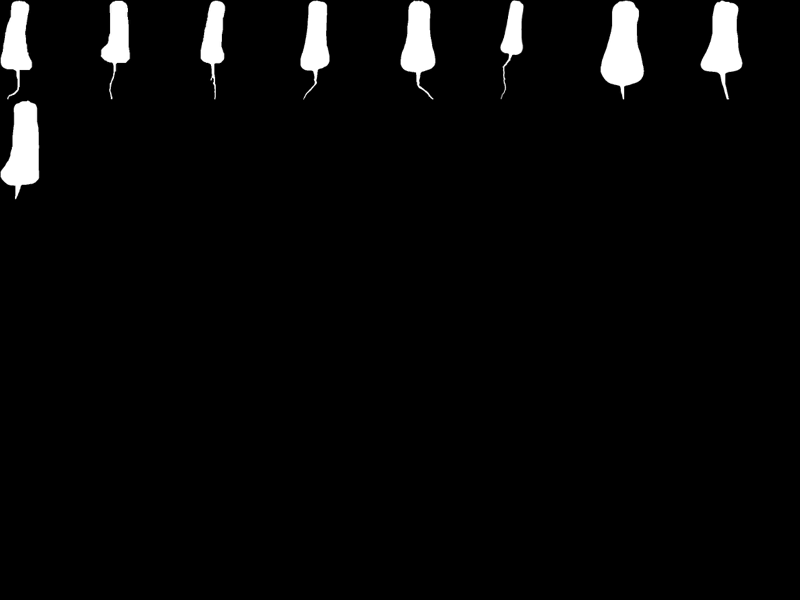
#> input picture シルエット/17ApicallyTHUM.png, 800 x 600 px
$ python -i rdlib2.py   (imports and definitions only)   (older library calls are emulated)
#> lines starting #> are read from the running program, lines starting #| are printed output that depends on the picture; after the words box and inside, x2 and y2 are one past the last pixel; in counts of white or black regions, pixels touching at a corner belong together
# 2018.12.2 refineTparaR bug fixed
# 2018.12.3 srange(n,stt,end,smin,smax) 微修正
# 2018.12.3 fitBezierCurveN.refineTparaN で設定ポイント数を均等から上端・末端付近は それぞれ n_points, 中央部も n_points 合計3＊n_ポイントとした
# 2018.12.8 getCoG の仕様変更　バウンディングボックスに加えて面積も一緒に返すように変更
# 2018.12.8 getCoGandTip のガウスぼかしのカーネルサイズの基準を画像の幅からバウンディングボックスの対角線長さと面積から見積もった幅に変更
# 2018.12.10 refineTparaN を少し修正。openmode でない時、tpara の推定値を０〜１に、openmode の時は -0.1〜1.1 に、候補に１が入っていなかったので含めるように修正
# 2019.01.04 fitBezierCurveN で経路に沿った距離を計算するコードを自作から findArcLength に置き換え

def assertglobal(params,verbose=False):
#> called with verbose = False
    global CONTOURS_APPROX, HARRIS_PARA, CONTOURS_APPROX, SHRINK, \
            HARRIS_PARA, GAUSSIAN_RATE1, GAUSSIAN_RATE2, UNIT, RPARA
    for item in params:
        if item == 'CONTOURS_APPROX':
            CONTOURS_APPROX = params[item] # 輪郭近似精度
        elif item == 'HARRIS_PARA':
            HARRIS_PARA = params[item] # ハリスコーナー検出で、コーナーとみなすコーナーらしさの指標  1.0 なら最大値のみ
        elif item == 'CONTOURS_APPROX' :
            CONTOURS_APPROX = params[item] # 輪郭近似精度
        elif item == 'SHRINK':
            SHRINK = params[item] # 0.75 # 収縮膨張で形状を整える時のパラメータ
        elif item == 'GAUSSIAN_RATE1':
            GAUSSIAN_RATE1= params[item] # 先端位置を決める際に使うガウスぼかしの程度を決める係数
        elif item == 'GAUSSIAN_RATE2':
            GAUSSIAN_RATE2 = params[item] # 仕上げに形状を整えるためのガウスぼかしの程度を決める係数
        elif item == 'UNIT':
            UNIT = params[item] # 最終的に長い方の辺をこのサイズになるよう拡大縮小する
        elif item == 'RPARA':
            RPARA = params[item]# 見込みでサーチ候補から外す割合
        if verbose:
            print(item, "=", params[item])
#> further down, picture is the input picture: shape (600, 800); min 0, max 255, mean 8.3

assertglobal(params = {
    'HARRIS_PARA':1.0, # ハリスコーナー検出で、コーナーとみなすコーナーらしさの指標  1.0 なら最大値のみ
    'CONTOURS_APPROX':0.0002, # 輪郭近似精度
    'SHRINK':0.8, # 0.75 # 収縮膨張で形状を整える時のパラメータ
    'GAUSSIAN_RATE1':0.2, # 先端位置を決める際に使うガウスぼかしの程度を決める係数
    'GAUSSIAN_RATE2':0.1, # 仕上げに形状を整えるためのガウスぼかしの程度を決める係数
    'UNIT':256, # 最終的に長い方の辺をこのサイズになるよう拡大縮小する
    'RPARA':1.0 # 見込みサーチのサーチ幅全体に対する割合 ３０なら左に３０％右に３０％の幅を初期探索範囲とする
})

#  汎用の関数

import numpy as np
import matplotlib.pyplot as plt
import cv2
from PIL import Image
import os
from skimage.morphology import skeletonize, skeletonize_3d
import matplotlib.pyplot as plt
from skimage.util import invert
from skimage import io
import skimage.data
import skimage.color
# from sympy import *
from sympy import diff,Symbol,Matrix,symbols,solve,simplify,binomial
from sympy.abc import a,b,c
# init_session()
from sympy import var

# (1)画像のリストアップ
# [43 lines left out: function listimage, not called in this run]

# (2)画像を表示

# プロット用関数
IMGON = True
# [36 lines left out: functions plotimg, pltgry, pltcol, mkparaimage, not called in this run]

# (3) mkparaimage で２枚並べた画像を表示
def imshowpara(img1,img2):
    plotimg(mkparaimage(img1,img2))

# (4) マージンをつける
def makemargin(img,mr=2):
    h,w = img.shape[:2]
    w2 = mr*w
    h2 = mr*h
    x1 = int((w2-w)/2)
    y1 = int((h2-h)/2)
    img2 = np.zeros((h2,w2),np.uint8)
    img2[y1:y1+h,x1:x1+w] = img
    return img2

# (5) 処理結果画像（fimg)に処理前画像（bimg)の輪郭を描く
# [43 lines left out: functions draw2, getDegreeOfALine, getTerminalPsOnLine, not called in this run]

# (8) ガウスぼかし、膨張収縮、輪郭近似で形状を整える関数
# 形状の細かな変化をガウスぼかし等でなくして大まかな形状にする関数
def RDreform(img,ksize=5,shrink=SHRINK,nsize=4*UNIT):

    # ガウスぼかしを適用してシルエットを滑らかにする
    img2 = cv2.GaussianBlur(img,(ksize,ksize),0) # ガウスぼかしを適用
    _ret,img2 = cv2.threshold(img2, 127, 255, cv2.THRESH_BINARY) # ２値化
    # 収縮・膨張によりヒゲ根を除去する
    area0 = np.sum(img2) # img2 の画素数*255 になるはず
    kernel = cv2.getStructuringElement(cv2.MORPH_ELLIPSE,(ksize,ksize)) # 円形カーネル
    tmpimg = cv2.erode(img2,kernel,iterations = 1) # 収縮１回目
    area1 = np.sum(tmpimg) # 収縮したので area0 より少なくなる
    n = 1
    while area1  > shrink*area0: # 面積が SHRINK倍以下になるまで繰り返す
        tmpimg = cv2.erode(tmpimg,kernel,iterations = 1)
        area1 = np.sum(tmpimg)
        n += 1
    img3 = cv2.dilate(tmpimg,kernel,iterations = n) # 同じ回数膨張させる
    # あらためて輪郭を求め直す
    # まず最大の領域を取り出す
    _lnum, labelimg, cnt, _cog =cv2.connectedComponentsWithStats(img3)
    areamax = np.argmax(cnt[1:,4])+1 # ０番を除く面積最大値のインデックス
    img3 = np.zeros_like(img3)
    img3[labelimg==areamax]=255
    _img,cnt,_hierarchy = cv2.findContours(img3, cv2.RETR_EXTERNAL, cv2.CHAIN_APPROX_NONE) #  あらためて輪郭を抽出
    outimg = np.zeros_like(img3)
    # outimg = cv2.drawContours(outimg, cnt, 0, 255, thickness=-1)
    # 近似輪郭を求めて描きなおす
    # area = cv2.contourArea(cnt[0]) # 面積
    perimeter = cv2.arcLength(cnt[0],True) # 周囲長
    epsilon = CONTOURS_APPROX*perimeter # 周囲長をもとに精度パラメータを決定
    # 概形抽出
    approx = cv2.approxPolyDP(cnt[0],epsilon,True)
    outimg = cv2.drawContours(outimg, [approx], 0, 255, thickness=-1)

    return outimg

# 重心の位置を求める
# [61 lines left out: functions getCoG, getCoGandTip, not called in this run]

# (10) 回転した上でマージンをカットした画像を返す
def roteteAndCutMargin(img,deg,c_x,c_y):
    # 非常に稀であるが、回転すると全体が描画領域外に出ることがあるので作業領域を広く確保
    # mat = cv2.getRotationMatrix2D((x0,y0), deg-90, 1.0) # アフィン変換マトリクス
    bigimg = makemargin(img,mr=10) # 作業用のマージンを確保
    h3,w3 = img.shape[:2]
    h4,w4 = bigimg.shape[:2]

    if deg != 0:
        mat = cv2.getRotationMatrix2D((c_x+(w4-w3)/2,c_y+(h4-h3)/2), deg, 1.0) # アフィン変換マトリクス
        # アフィン変換の適用
        bigimg = cv2.warpAffine(bigimg, mat, (0,0),1)

    # 再び最小矩形を求めて切り出す。ただし、マージンを５つける
    _nLabels, _labelImages, data, _center = cv2.connectedComponentsWithStats(bigimg)
    ami = np.argmax(data[1:,4])+1 # もっとも面積の大きい連結成分のラベル番号　（１のはずだが念の為）
    resultimg = bigimg[data[ami][1]-5:data[ami][1]+data[ami][3]+5,data[ami][0]-5:data[ami][0]+data[ami][2]+5]

    return resultimg

# (11) 重心から上の重心と、重心位置で断面の中心を返す関数
#   この関数ではぼかしは行わない。
# [13 lines left out: function getUpperCoGandCoC, not called in this run]

# (12) シルエット画像の標準化
# 画像サイズをある程度揃えたい

# ２値画像が前提。最大白領域のみを抽出。margincut=True なら、バウンディングボックスで切り出す。
def getMaxAreaComponents(img, margincut=True):
#> called with margincut = True
    _ret,img = cv2.threshold(img, 128, 255, cv2.THRESH_BINARY) # ２値化
#> img: shape (600, 800); 3.2% white; 10 white regions (1 under 20 px)
    _image, contours, _hierarchy = cv2.findContours(img, cv2.RETR_EXTERNAL, cv2.CHAIN_APPROX_NONE)
#> contours = 10 contours, 1 with area under 20; largest, box (x1, y1, x2, y2) and area: (601, 1, 644, 99) 2526, (1, 101, 39, 199) 2249, (701, 1, 742, 99) 2016, (401, 1, 435, 99) 1762, (1, 1, 32, 99) 1462
    cnt = contours[np.argmax([len(c) for c in contours])] # 最も長い輪郭
#> cnt = contour of 230 points, box (x1, y1, x2, y2) (701, 1, 742, 99), area 2016
    resultimg = np.zeros_like(img)
    resultimg = cv2.drawContours(resultimg, [cnt], -1, 255, thickness=-1)
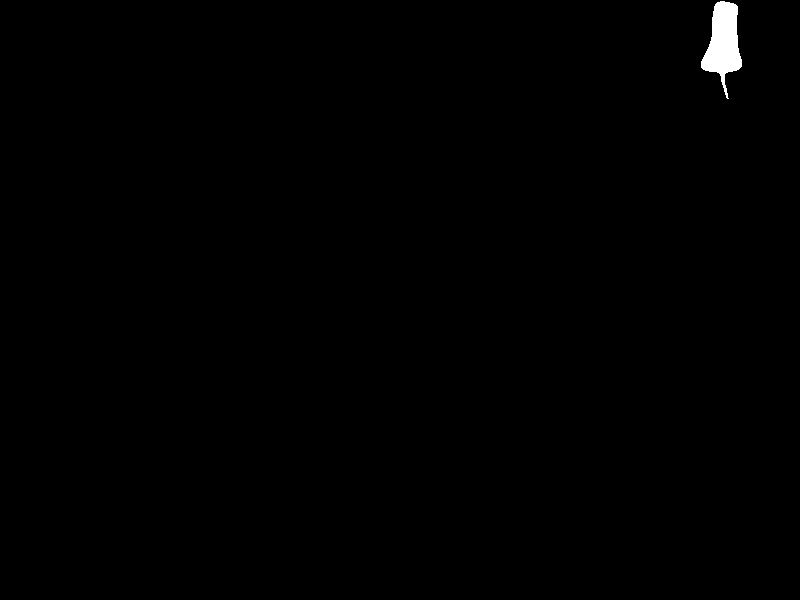
#> resultimg: shape (600, 800); 0.44% white; 1 white region, box (x1, y1, x2, y2) and area: (701, 1, 742, 99) 2132
    if margincut:
        _nLabels, labelImages, data, _center = cv2.connectedComponentsWithStats(resultimg)
#> data = [[0, 0, 800, 600, 477868], [701, 1, 41, 98, 2132]]
        ami = np.argmax(data[1:,4])+1 # もっとも面積の大きい連結成分のラベル番号　（１のはずだが念の為）
#> ami = 1
        img = np.zeros_like(resultimg)
        img[labelImages==ami]=255# 最大面積の画素のみ抽出
        resultimg = img[data[ami][1]:data[ami][1]+data[ami][3],data[ami][0]:data[ami][0]+data[ami][2]] # マージンなしで切り出して返す
#> resultimg: shape (98, 41); 53.1% white; 4 black regions
    return resultimg


# 長辺の1.5倍サイズの枠の中央に対象を配置した画像を返す
def makeUnitImage(img,unitSize=UNIT):
    # 長辺が UNIT ピクセルになるよう縮小し、(1.5xUNIT)x(1.5xUNIT)の画像の中央に配置する。
#> called with unitSize = 512
    h,w = img.shape[:2]
    s_r = unitSize/w if w > h else unitSize/h #  縮小率
    rsh,rsw = int(s_r*h),int(s_r*w) # リサイズ後のサイズ
    x0 = int((1.5*unitSize-rsw)/2) # はめ込みの基準点
    y0 = int((1.5*unitSize-rsh)/2)
    canvas = np.zeros((int(1.5*unitSize),int(1.5*unitSize)),np.uint8) # キャンバスの確保
    canvas[y0:y0+rsh,x0:x0+rsw] = cv2.resize(img,(rsw,rsh)) # リサイズして中央にはめ込み
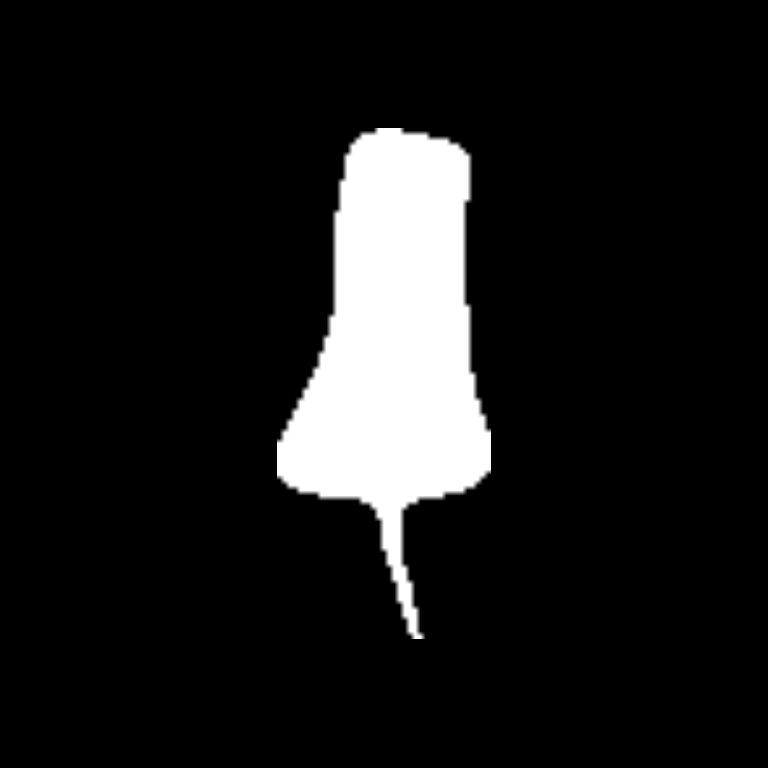
#> canvas: shape (768, 768); min 0, max 255, mean 25.1
    return canvas

def getstandardShape(src, unitSize=UNIT, krate=GAUSSIAN_RATE2,thres = 0.25, setrotation = 0, norotation = False):
    # src 画像, unitSize 長軸をこの長さに正規化、thres 方向のx成分がこれ以下なら回転処理を施さない  setrotation 強制回転角
    img = getMaxAreaComponents(src, margincut=True)
    # 長辺が UNIT ピクセルになるよう縮小し、(1.5xUNIT)x(1.5xUNIT)の画像の中央に配置する。
    img = makeUnitImage(img,unitSize=unitSize*2) # ヒゲがあるのでこの時点では大きめにして作業を進める
    # 輪郭抽出
    _image, contours, _hierarchy = cv2.findContours(img, cv2.RETR_EXTERNAL, cv2.CHAIN_APPROX_NONE)
#> contours = 1 contour; box (x1, y1, x2, y2) and area: (277, 128, 491, 639) 60900
    cnt = contours[np.argmax([len(c) for c in contours])] # 最も長い輪郭
#> cnt = contour of 1431 points, box (x1, y1, x2, y2) (277, 128, 491, 639), area 60900

    # 輪郭線全体を直線近似して向きを決定する
    [vx,_vy,_x,_y] = cv2.fitLine(cnt, cv2.DIST_L2,0,0.01,0.01)
#> vx = [0.0245]

    if norotation or np.abs(vx) <= thres and setrotation == 0: # 非回転が指定されているか、回転角の指定がなく、角度が浅いなら回転させない
        img = roteteAndCutMargin(img,0,0,0)
#> in makemargin, `img2[y1:y1+h,x1:x1+w] = img`:
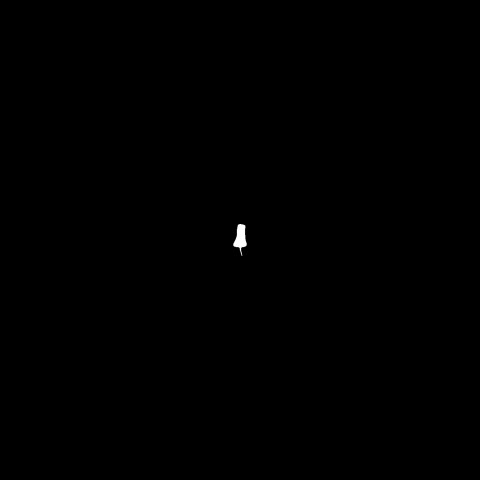
#> img2: shape (7680, 7680) (shown at 1/16 size); min 0, max 255, mean 0.3
#> in roteteAndCutMargin, `_nLabels, _labelImages, data, _center = cv2.connectedComponentsWithSta..`: data = [[0, 0, 7680, 7680, 58920784], [3733, 3584, 214, 511, 61616]]
#> in roteteAndCutMargin, `ami = np.argmax(data[1:,4])+1`: ami = 1
#> in roteteAndCutMargin, `resultimg = bigimg[data[ami][1]-5:data[ami][1]+data[ami][3]+5,data[ami..`:
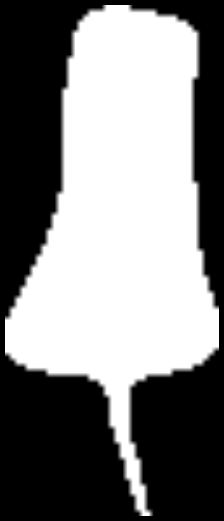
#> resultimg: shape (521, 224); min 0, max 255, mean 126.8
    else:
        if setrotation != 0: # 回転角が指定されているならその角度
            deg = setrotation
            c_x,c_y,_x,_y,_w,_h = getCoG(img) # 重心 c_x,c_y
        else: # 何も指定がなく、傾いている場合
            # 重心と先端の位置を調べてそれを垂直になるように回転する
            c_x,c_y,t_x,t_y = getCoGandTip(img,showResult=False)
            deg = getDegreeOfALine(c_x,c_y,t_x,t_y)-90
            if abs(deg) > 45: # 45度を超えるとすると先端位置を誤検出しているに違いないので回転させるのはやめる
                deg = 0
        # 重心と先端を結ぶラインがY軸となるように回転し余白はカット
        img = roteteAndCutMargin(img,deg,c_x,c_y)

    # 大きさを標準化したいが、無駄に根が長いと相対的に重要部分が小さくなるのでまず根を削る
    # 作業用のマージンを確保
    tmpimg = makemargin(img)
    # 少し形を整えておく RDreform は上の方で定義してある
    tmpimg = RDreform(tmpimg)
#> in RDreform, `_ret,img2 = cv2.threshold(img2, 127, 255, cv2.THRESH_BINARY)`:
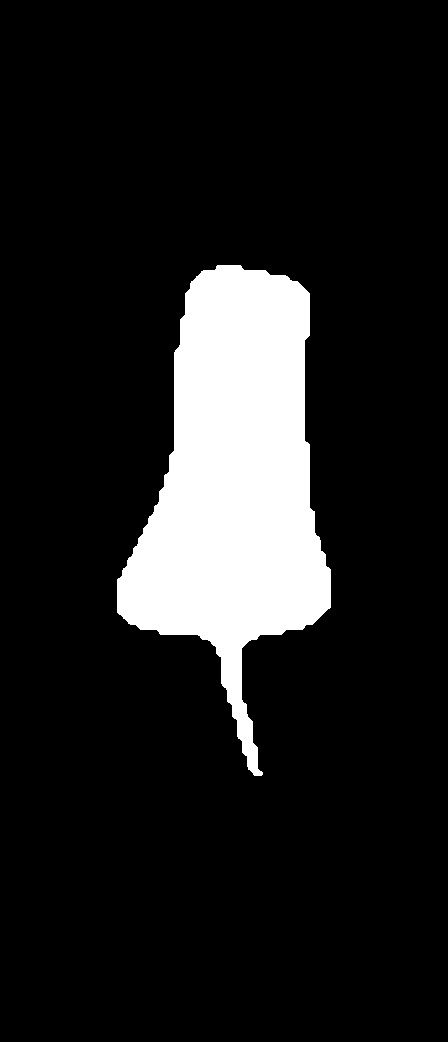
#> img2: shape (1042, 448); 12.4% white; 1 white region, box (x1, y1, x2, y2) and area: (117, 265, 331, 776) 58052
#> in RDreform, `area0 = np.sum(img2)`: area0 = 14803260
#> in RDreform, `area1 = np.sum(tmpimg)`: area1 = 14117055
#> the loop in RDreform, `while area1  > shrink*area0:` made 4 passes
#> area1 on passes 1 to 4: 13442580, 12792840, 12200730, 11652735
#> pass 1, in RDreform, `tmpimg = cv2.erode(tmpimg,kernel,iterations = 1)`:
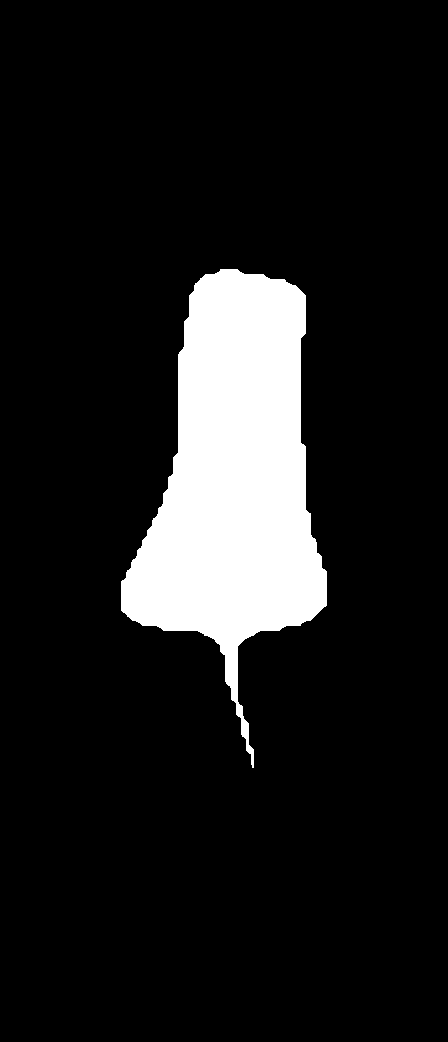
#> tmpimg: shape (1042, 448); 11.3% white; 1 white region, box (x1, y1, x2, y2) and area: (121, 269, 327, 768) 52716
#> after the loop in RDreform, `while area1  > shrink*area0:`:
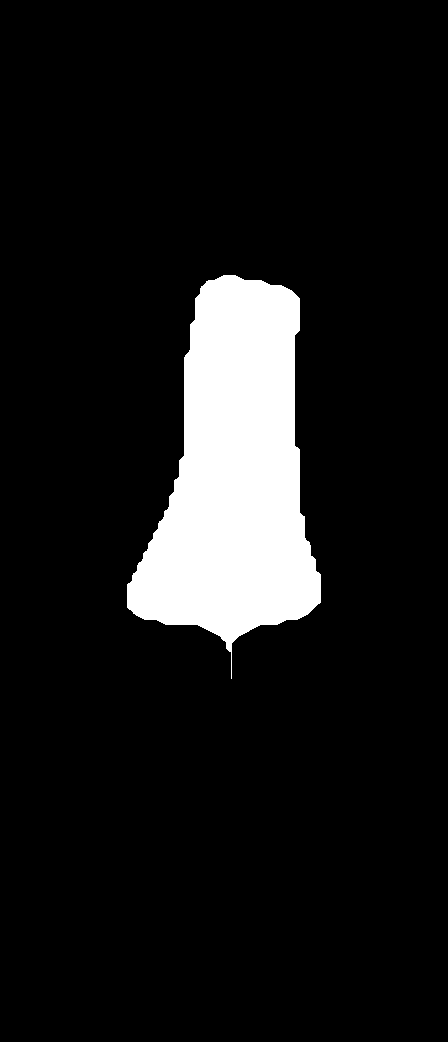
#> tmpimg: shape (1042, 448); 9.8% white; 1 white region, box (x1, y1, x2, y2) and area: (127, 275, 321, 679) 45697
#> after the loop in RDreform, `while area1  > shrink*area0:`: n = 5
#> (the rest of the program and of its run is left out)
